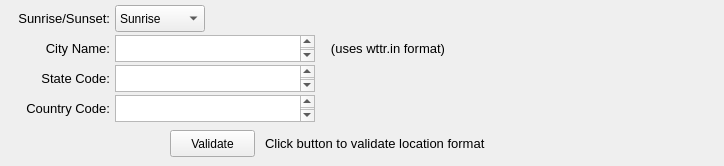
    <widget class="QWidget" name="page_9">
     <widget class="QComboBox" name="comboBox_environmental_sunrise_sunset">
      <property name="geometry">
       <rect>
        <x>115</x>
        <y>5</y>
        <width>90</width>
        <height>27</height>
       </rect>
      </property>
      <item>
       <property name="text">
        <string>Sunrise</string>
       </property>
      </item>
      <item>
       <property name="text">
        <string>Sunset</string>
       </property>
      </item>
     </widget>
     <widget class="QLabel" name="label2_environmental_sunrise_state">
      <property name="geometry">
       <rect>
        <x>0</x>
        <y>70</y>
        <width>110</width>
        <height>16</height>
       </rect>
      </property>
      <property name="font">
       <font>
        <pointsize>10</pointsize>
       </font>
      </property>
      <property name="text">
       <string>State Code:</string>
      </property>
      <property name="alignment">
       <set>Qt::AlignRight|Qt::AlignTrailing|Qt::AlignVCenter</set>
      </property>
     </widget>
     <widget class="QPushButton" name="pushButton_environmental_sunrise_validate">
      <property name="geometry">
       <rect>
        <x>170</x>
        <y>130</y>
        <width>85</width>
        <height>27</height>
       </rect>
      </property>
      <property name="text">
       <string>Validate</string>
      </property>
     </widget>
     <widget class="QLabel" name="label2_environmental_sunrise_note">
      <property name="geometry">
       <rect>
        <x>325</x>
        <y>40</y>
        <width>120</width>
        <height>16</height>
       </rect>
      </property>
      <property name="font">
       <font>
        <pointsize>10</pointsize>
       </font>
      </property>
      <property name="text">
       <string>(uses wttr.in format)</string>
      </property>
      <property name="alignment">
       <set>Qt::AlignRight|Qt::AlignTrailing|Qt::AlignVCenter</set>
      </property>
     </widget>
     <widget class="QLabel" name="label2_environmental_sunrise_validate">
      <property name="geometry">
       <rect>
        <x>265</x>
        <y>135</y>
        <width>450</width>
        <height>16</height>
       </rect>
      </property>
      <property name="font">
       <font>
        <pointsize>10</pointsize>
       </font>
      </property>
      <property name="text">
       <string>Click button to validate location format</string>
      </property>
      <property name="alignment">
       <set>Qt::AlignLeading|Qt::AlignLeft|Qt::AlignVCenter</set>
      </property>
     </widget>
     <widget class="QTextEdit" name="textEdit_environmental_sunrise_state">
      <property name="geometry">
       <rect>
        <x>115</x>
        <y>65</y>
        <width>200</width>
        <height>27</height>
       </rect>
      </property>
      <property name="font">
       <font>
        <pointsize>11</pointsize>
       </font>
      </property>
      <property name="tabChangesFocus">
       <bool>true</bool>
      </property>
      <property name="readOnly">
       <bool>false</bool>
      </property>
     </widget>
     <widget class="QTextEdit" name="textEdit_environmental_sunsrise_country">
      <property name="geometry">
       <rect>
        <x>115</x>
        <y>95</y>
        <width>200</width>
        <height>27</height>
       </rect>
      </property>
      <property name="font">
       <font>
        <pointsize>11</pointsize>
       </font>
      </property>
      <property name="tabChangesFocus">
       <bool>true</bool>
      </property>
      <property name="readOnly">
       <bool>false</bool>
      </property>
     </widget>
     <widget class="QLabel" name="label2_environmental_sunrise_city">
      <property name="geometry">
       <rect>
        <x>0</x>
        <y>40</y>
        <width>110</width>
        <height>16</height>
       </rect>
      </property>
      <property name="font">
       <font>
        <pointsize>10</pointsize>
       </font>
      </property>
      <property name="text">
       <string>City Name:</string>
      </property>
      <property name="alignment">
       <set>Qt::AlignRight|Qt::AlignTrailing|Qt::AlignVCenter</set>
      </property>
     </widget>
     <widget class="QLabel" name="label2_environmental_sunrise_sunset">
      <property name="geometry">
       <rect>
        <x>0</x>
        <y>10</y>
        <width>110</width>
        <height>16</height>
       </rect>
      </property>
      <property name="font">
       <font>
        <pointsize>10</pointsize>
       </font>
      </property>
      <property name="text">
       <string>Sunrise/Sunset:</string>
      </property>
      <property name="alignment">
       <set>Qt::AlignRight|Qt::AlignTrailing|Qt::AlignVCenter</set>
      </property>
     </widget>
     <widget class="QTextEdit" name="textEdit_environmental_sunrise_city">
      <property name="geometry">
       <rect>
        <x>115</x>
        <y>35</y>
        <width>200</width>
        <height>27</height>
       </rect>
      </property>
      <property name="font">
       <font>
        <pointsize>11</pointsize>
       </font>
      </property>
      <property name="tabChangesFocus">
       <bool>true</bool>
      </property>
      <property name="readOnly">
       <bool>false</bool>
      </property>
     </widget>
     <widget class="QLabel" name="label2_environmental_sunrise_country">
      <property name="geometry">
       <rect>
        <x>0</x>
        <y>100</y>
        <width>110</width>
        <height>16</height>
       </rect>
      </property>
      <property name="font">
       <font>
        <pointsize>10</pointsize>
       </font>
      </property>
      <property name="text">
       <string>Country Code:</string>
      </property>
      <property name="alignment">
       <set>Qt::AlignRight|Qt::AlignTrailing|Qt::AlignVCenter</set>
      </property>
     </widget>
    </widget>
